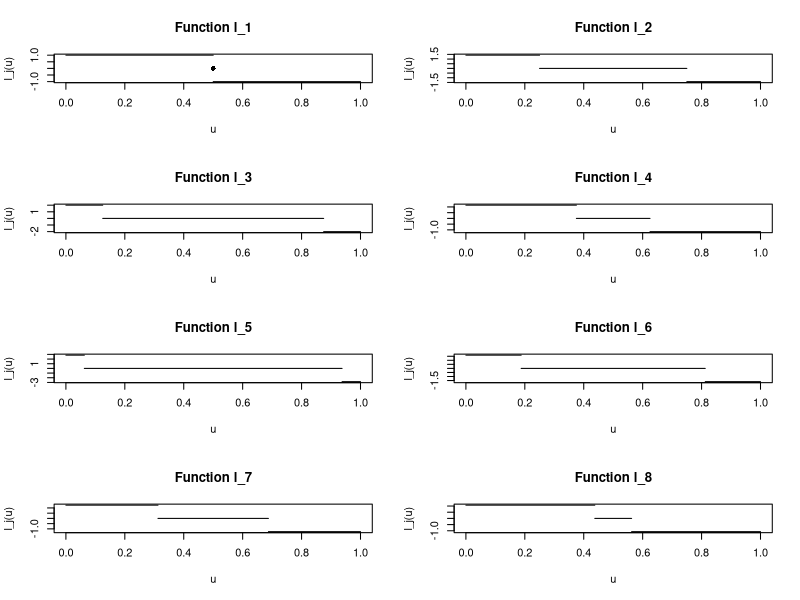

R code for this plot:
par(mfrow=c(4, 2))

k <- 1/2
p <- 1/sqrt(2*k)

l1 <- rep(p, times=50)
r1 <- rep(-p, times=50)

plot(
  seq(from=0, to=k, along.with=l1), 
  l1, 
  type='l', 
  xlim=c(0, 1),
  ylim=c(-p, p),
  main="Function l_1",
  xlab="u",
  ylab="l_j(u)"
)
points(0.5, 0, pch=16)
lines(seq(from=1-k, to=1, along.with=r1), r1, type='l')

k <- 1/4
p <- 1/sqrt(2*k)

l1 <- rep(p, times=50)
r1 <- rep(-p, times=50)

plot(
  seq(from=0, to=k, along.with=l1), 
  l1, 
  type='l', 
  xlim=c(0, 1),
  ylim=c(-p, p),
  main="Function l_2",
  xlab="u",
  ylab="l_j(u)"
)
lines(c(k, 1-k), c(0, 0))
lines(seq(from=1-k, to=1, along.with=r1), r1, type='l')

k <- 1/8
p <- 1/sqrt(2*k)

l1 <- rep(p, times=50)
r1 <- rep(-p, times=50)

plot(
  seq(from=0, to=k, along.with=l1), 
  l1, 
  type='l', 
  xlim=c(0, 1),
  ylim=c(-p, p),
  main="Function l_3",
  xlab="u",
  ylab="l_j(u)"
)
lines(c(k, 1-k), c(0, 0))
lines(seq(from=1-k, to=1, along.with=r1), r1, type='l')

k <- 3/8
p <- 1/sqrt(2*k)

l1 <- rep(p, times=50)
r1 <- rep(-p, times=50)

plot(
  seq(from=0, to=k, along.with=l1), 
  l1, 
  type='l', 
  xlim=c(0, 1),
  ylim=c(-p, p),
  main="Function l_4",
  xlab="u",
  ylab="l_j(u)"
)
lines(c(k, 1-k), c(0, 0))
lines(seq(from=1-k, to=1, along.with=r1), r1, type='l')

k <- 1/16
p <- 1/sqrt(2*k)

l1 <- rep(p, times=50)
r1 <- rep(-p, times=50)

plot(
  seq(from=0, to=k, along.with=l1), 
  l1, 
  type='l', 
  xlim=c(0, 1),
  ylim=c(-p, p),
  main="Function l_5",
  xlab="u",
  ylab="l_j(u)"
)
lines(c(k, 1-k), c(0, 0))
lines(seq(from=1-k, to=1, along.with=r1), r1, type='l')

k <- 3/16
p <- 1/sqrt(2*k)

l1 <- rep(p, times=50)
r1 <- rep(-p, times=50)

plot(
  seq(from=0, to=k, along.with=l1), 
  l1, 
  type='l', 
  xlim=c(0, 1),
  ylim=c(-p, p),
  main="Function l_6",
  xlab="u",
  ylab="l_j(u)"
)
lines(c(k, 1-k), c(0, 0))
lines(seq(from=1-k, to=1, along.with=r1), r1, type='l')


k <- 5/16
p <- 1/sqrt(2*k)

l1 <- rep(p, times=50)
r1 <- rep(-p, times=50)

plot(
  seq(from=0, to=k, along.with=l1), 
  l1, 
  type='l', 
  xlim=c(0, 1),
  ylim=c(-p, p),
  main="Function l_7",
  xlab="u",
  ylab="l_j(u)"
)
lines(c(k, 1-k), c(0, 0))
lines(seq(from=1-k, to=1, along.with=r1), r1, type='l')

k <- 7/16
p <- 1/sqrt(2*k)

l1 <- rep(p, times=50)
r1 <- rep(-p, times=50)

plot(
  seq(from=0, to=k, along.with=l1), 
  l1, 
  type='l', 
  xlim=c(0, 1),
  ylim=c(-p, p),
  main="Function l_8",
  xlab="u",
  ylab="l_j(u)"
)
lines(c(k, 1-k), c(0, 0))
lines(seq(from=1-k, to=1, along.with=r1), r1, type='l')
